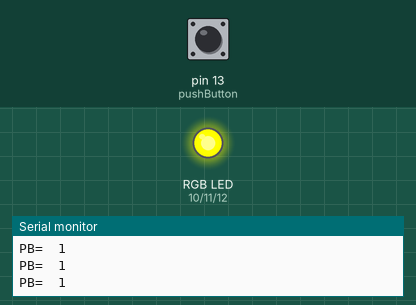
A sketch run on a simulated Arduino Uno, built with avr-gcc and run on an emulated ATmega328P. On the bench: an RGB LED mixed from three pins (HIGH = lit), the last lines printed to the serial monitor. The inputs (shaded band) are chosen by the test bench; at power-on: pin 13 (pushButton) HIGH.

Above: at 1.2 s.
1.3 s: pin 13 (pushButton) pulled LOW for 0.15 s
At 1.38 s:
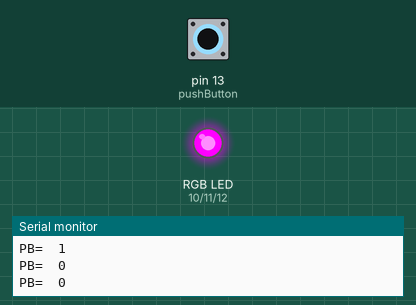
2.9 s: pin 13 (pushButton) pulled LOW for 3.2 s
At 7.5 s:
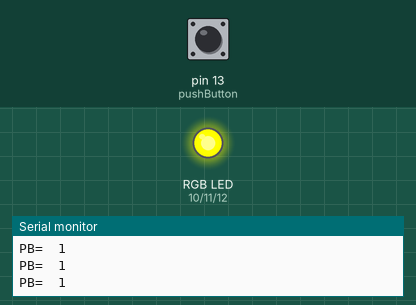
Timing chart, 0 to 9.0 s (numbered marks = the images above; inputs shaded):
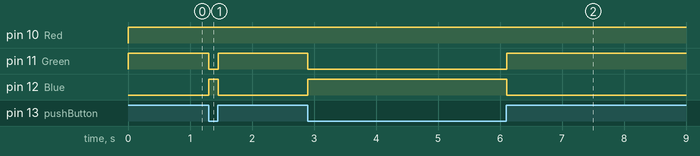

The sketch:

9.PB_not_pressed_RG_on_PB_pressed_RB_on.ino
```cpp
/*
  PB not pressed RG on PB pressed RB on
  This program enables the builtin pullup resistor on the pushbutton pin by setting it as an INPUT_PULLUP.
  An RGB led is used to create different colors dpending on the state of the pushButton.
  When pushButton is not pressed, Red and Green turn on, yellow color appears.
  When pushButton is pressed, Red and Blue turn on, magenta collor appears.
  Red will always remain on.
  It will read the state of the pushButton using digitalRead() function.
  The pushButton's state will be displayed on Serial Monitor for troubleshooting purposes.
 */


 //declare variables for the pins
 int pushButton = 13;     //pushButton is conneted to pin 13
 int Red   = 10;          //pushButton is conneted to pin 10
 int Green = 11;          //pushButton is conneted to pin 11
 int Blue  = 12;          //pushButton is conneted to pin 12

void setup() {
  pinMode(pushButton, INPUT_PULLUP);     //initialize pin as an INPUT with internal pullup resistor enabled
  pinMode(Red,   OUTPUT);     //initialize Red pin as an OUTPUT
  pinMode(Green, OUTPUT);     //initialize Green pin as an OUTPUT
  pinMode(Blue,  OUTPUT);     //initialize Blue pin as an OUTPUT
  Serial.begin(9600);         //initialize Serial Monitor with baud rate of 9600
}

void loop() {
  int buttonState = digitalRead(pushButton);     //Read pushButton pin's state and store results in the buttonState variable
  digitalWrite(Red, HIGH);              //turn on Red, which is always on

  //pushButton is not pressed, Red and Green turn ON, yellow color appears
  digitalWrite(Green, buttonState);     //turn on Green led if pushButton is not pressed (HIGH)

  //pushButton is pressed, Red and Blue are ON, magenta color appears
  digitalWrite(Blue, !buttonState);     //turn on Blue led  if pushButton is pressed (LOW)

  ////Display pushButton's state on the Serial Monitor for troubleshooting
  Serial.print("PB=");                 //Print a label for pushButton's state
  Serial.print("\t");                  //Add a tab space for easier reading
  Serial.println(buttonState);         //Display pushButton's state on the Serial Monitor
}
```

Measured:
- after the input at 1.3 s, pin 11 (Green): HIGH → LOW at once, → HIGH 0.15 s later; pin 12 (Blue): LOW → HIGH at once, → LOW 0.15 s later
- after the input at 2.9 s, pin 11 (Green): HIGH → LOW at once, → HIGH 3.2 s later; pin 12 (Blue): LOW → HIGH at once, → LOW 3.2 s later
